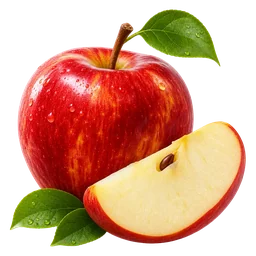
#> input picture web/img/art/apple-s.webp, 256 x 256 px; its folder holds only this picture in this run
$ python sheet.py out.png
#> lines starting #> are read from the running program, lines starting #| are printed output that depends on the picture
"""Contact sheet of rendered art, on checker so alpha is visible. Usage: python tools/render/sheet.py out.jpg [names...] [--cols=8] [--cell=190]"""
import glob, os, sys
from PIL import Image, ImageDraw
A = os.path.join(os.path.dirname(os.path.abspath(__file__)), '..', '..', 'web', 'img', 'art')
args = [a for a in sys.argv[2:] if not a.startswith('--')]
opt = dict(a[2:].split('=') for a in sys.argv[2:] if a.startswith('--'))
cols = int(opt.get('cols', 8)); cell = int(opt.get('cell', 190))
files = [os.path.join(A, n + '.webp') for n in args] if args else sorted(glob.glob(os.path.join(A, '*.webp')))
rows = (len(files) + cols - 1) // cols
S = Image.new('RGB', (cols * cell, rows * cell), (232, 226, 214))
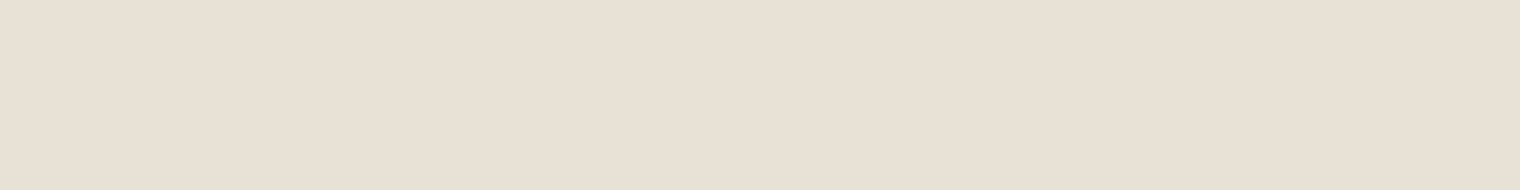
#> S: PIL image 1520x190 RGB; mean R, G, B 232, 226, 214
d = ImageDraw.Draw(S)
for i, f in enumerate(files):
    x, y = (i % cols) * cell, (i // cols) * cell
    if (i // cols + i % cols) % 2: d.rectangle([x, y, x + cell, y + cell], fill=(24, 26, 40))
    if not os.path.exists(f): continue
    im = Image.open(f).convert('RGBA'); im.thumbnail((cell - 6, cell - 6))
#> further down, im is the input picture: PIL image 256x256 RGBA; mean R, G, B, A 129.1, 78.1, 51.9, 148.6
#> after `im.thumbnail((cell - 6, cell - 6))`:
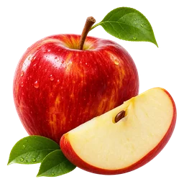
#> im: PIL image 184x184 RGBA; mean R, G, B, A 115, 64.8, 40.1, 148.6; transparent parts drawn white
    S.paste(im, (x + (cell - im.width) // 2, y + (cell - im.height) // 2), im)
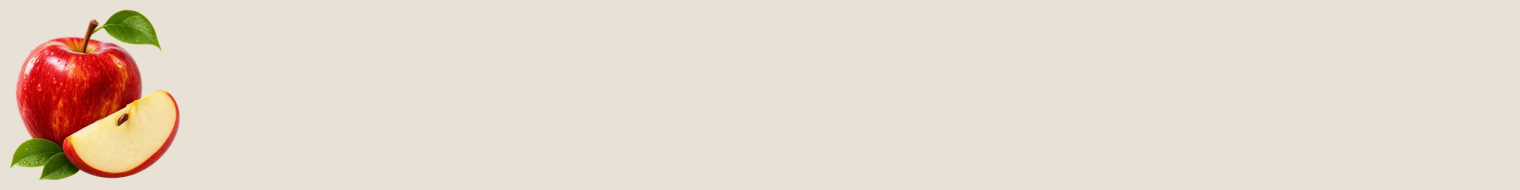
#> S: PIL image 1520x190 RGB; mean R, G, B 229.1, 217.7, 203.8
    d.text((x + 4, y + 2), os.path.basename(f)[:-5], fill=(120, 120, 120))
S.save(sys.argv[1], quality=86); print(sys.argv[1], S.size)
#| out.png (1520, 190)

$ run again, on web/img/art/court-fg-day.webp
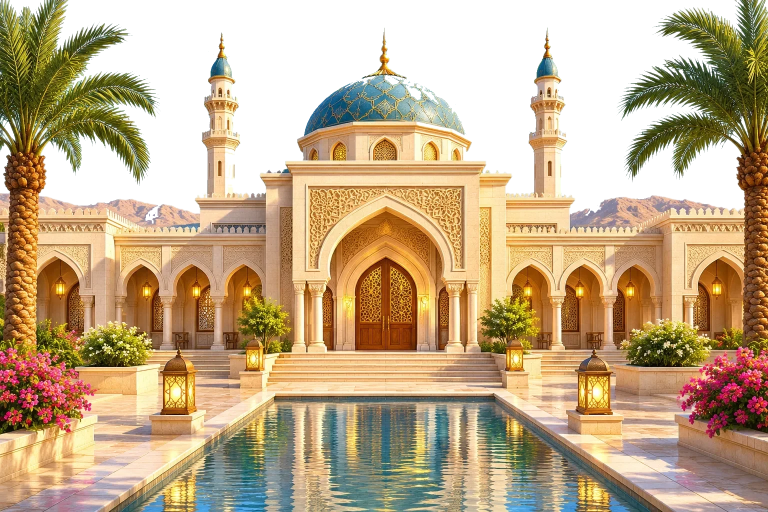
#> input picture web/img/art/court-fg-day.webp, 1536 x 1024 px (shown at 1/2 size)
#> im is the input picture: PIL image 1536x1024 RGBA; mean R, G, B, A 167.4, 155.3, 133, 194.6
#> `im.thumbnail((cell - 6, cell - 6))`:
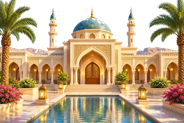
#> im: PIL image 184x123 RGBA; mean R, G, B, A 138.7, 115.5, 80.9, 194.6; transparent parts drawn white
#> `S.paste(im, (x + (cell - im.width) // 2, y + (cell - im.height) // 2),..`:
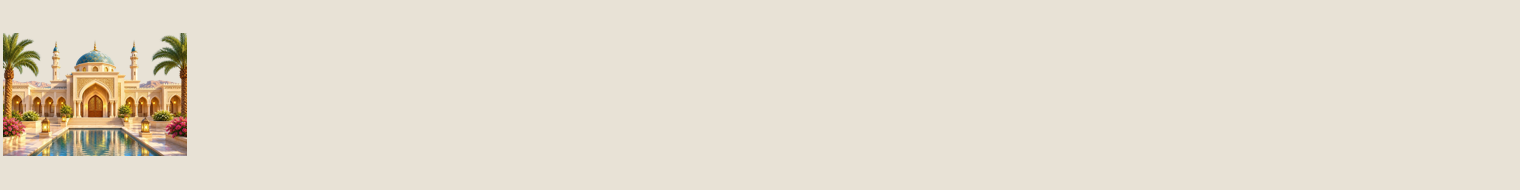
#> S: PIL image 1520x190 RGB; mean R, G, B 228.6, 221.1, 207.2
#| out.png (1520, 190)

$ run again, on web/img/art/court-fg-night.webp
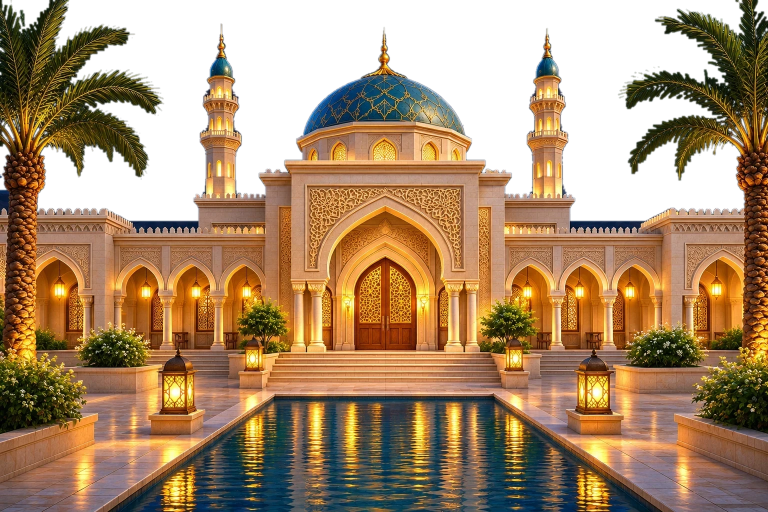
#> input picture web/img/art/court-fg-night.webp, 1536 x 1024 px (shown at 1/2 size)
#> im is the input picture: PIL image 1536x1024 RGBA; mean R, G, B, A 111, 87.2, 63.1, 192.1
#> `im.thumbnail((cell - 6, cell - 6))`:
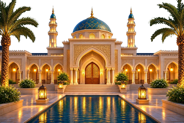
#> im: PIL image 184x123 RGBA; mean R, G, B, A 111, 82.2, 50.7, 192.1; transparent parts drawn white
#> `S.paste(im, (x + (cell - im.width) // 2, y + (cell - im.height) // 2),..`:
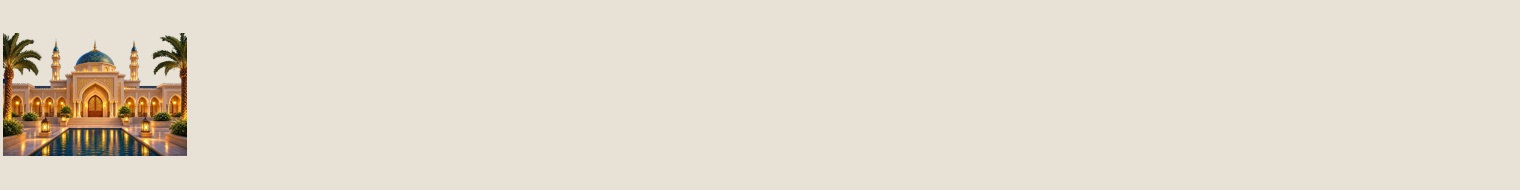
#> S: PIL image 1520x190 RGB; mean R, G, B 226.8, 218.9, 205.2
#| out.png (1520, 190)

$ run again, on web/img/art/date-s.webp
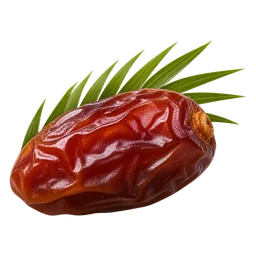
#> input picture web/img/art/date-s.webp, 256 x 256 px
#> im is the input picture: PIL image 256x256 RGBA; mean R, G, B, A 59.7, 35.9, 21, 91.7
#> `im.thumbnail((cell - 6, cell - 6))`:
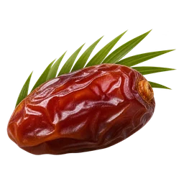
#> im: PIL image 184x184 RGBA; mean R, G, B, A 49.8, 26.2, 13.8, 91.7; transparent parts drawn white
#> `S.paste(im, (x + (cell - im.width) // 2, y + (cell - im.height) // 2),..`:
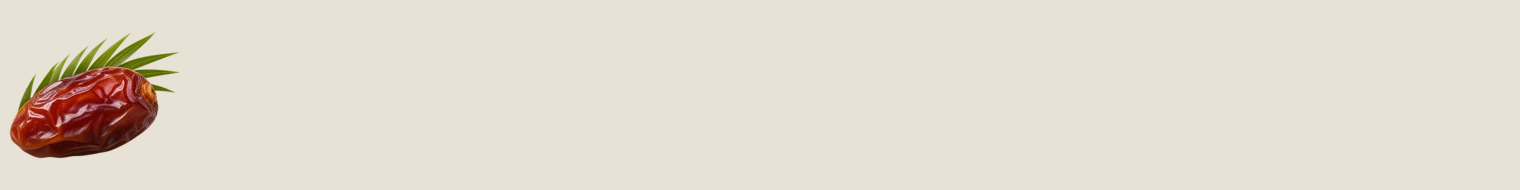
#> S: PIL image 1520x190 RGB; mean R, G, B 227.6, 219.1, 206.4
#| out.png (1520, 190)
